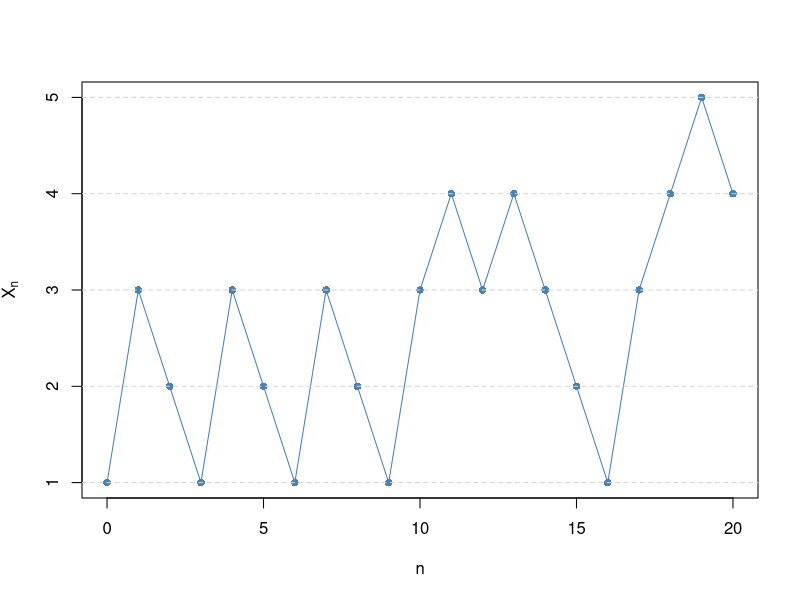

Here is the R script that generated this plot:
MC <- function(N, P, x0) {
  S <- nrow(P) 
  path <- integer(N + 1)
  path[1] <- x0
  for (n in 1:N)
    path[n + 1] <- sample(1:S, 1, prob = P[path[n], ])
  path
}

# Transition matrix
P <- matrix(c(0,0,1,0,0,
              1,0,0,0,0,
              0,0.5,0,0.5,0,
              0,0,0.5,0,0.5,
              0,0,0,1,0),
            nrow = 5, byrow = TRUE)

set.seed(2024)
N <- 20
path <- MC(N, P, 1)

plot(0:N, path, type = "o", pch = 16, col = "steelblue",
     ylim = c(1, 5), yaxt = "n", xlab = "n", ylab = expression(X[n]))
axis(2, at = 1:5)
grid(nx = NA, ny = NULL, lty = 2)
